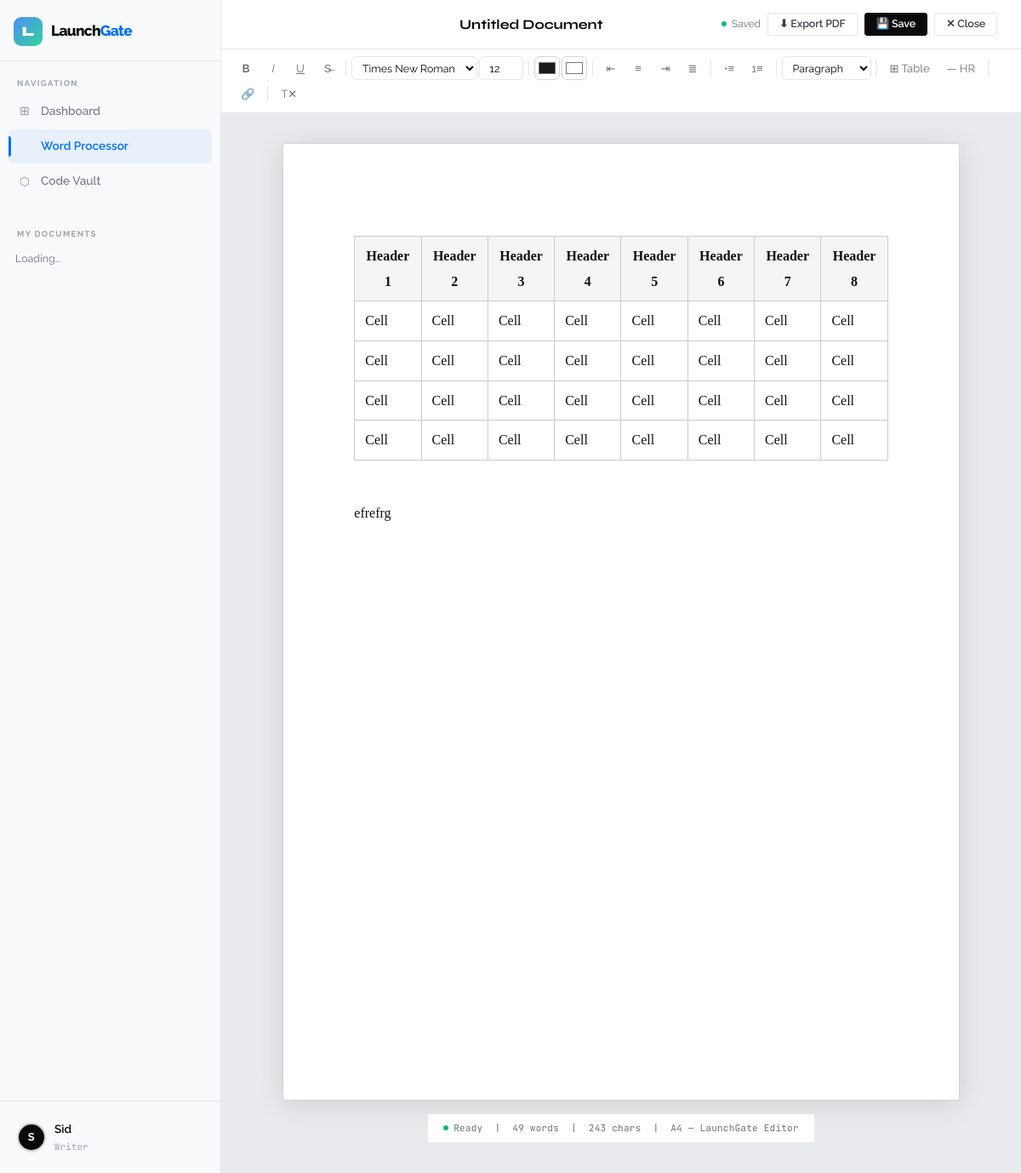
The page /editor/1 (signed in) on the database its author committed.
### tables this page shows
CREATE TABLE documents (
                id          INTEGER PRIMARY KEY AUTOINCREMENT,
                user_id     INTEGER NOT NULL,
                title       TEXT    NOT NULL DEFAULT 'Untitled Document',
                content     TEXT    DEFAULT '',
                updated_at  TEXT    DEFAULT (datetime('now')),
                FOREIGN KEY (user_id) REFERENCES users(id)
            );

### app.py (the view)
@app.route("/editor")
@app.route("/editor/<int:doc_id>")
@login_required
def editor(doc_id=None):
    doc = None
    if doc_id:
        with get_db() as db:
            doc = db.execute("SELECT * FROM documents WHERE id=? AND user_id=?",
                             (doc_id, session["user_id"])).fetchone()
    unread = get_unread_count(session["user_id"])
    return render_template("editor.html", doc=doc, unread=unread)

### app.py (called while the page is built)
def get_db():
    conn = sqlite3.connect(app.config["DATABASE"])
    conn.row_factory = sqlite3.Row
    return conn

def get_unread_count(user_id):
    with get_db() as db:
        row = db.execute(
            "SELECT COUNT(*) AS cnt FROM messages WHERE receiver_id=? AND is_read=0",
            (user_id,)
        ).fetchone()
    return row["cnt"] if row else 0

def login_required(f):
    @wraps(f)
    def decorated(*args, **kwargs):
        if "user_id" not in session:
            return redirect(url_for("login"))
        return f(*args, **kwargs)
    return decorated

### templates/editor.html (shortened to what this page needs)
{% extends "base.html" %}
{% block head %}
<link rel="stylesheet" href="{{ url_for('static', filename='css/style.css') }}">
{% endblock %}
{% block body %}
<aside class="sidebar" id="sidebar">
  <div class="sidebar-logo">
    <div style="display:flex;align-items:center;gap:10px;">
      <div style="width:34px;height:34px;background:linear-gradient(135deg,#4f8ef7,#34d399);border-radius:9px;display:flex;align-items:center;justify-content:center;font-family:'Syne',sans-serif;font-weight:800;font-size:1rem;color:#fff;flex-shrink:0;">L</div>
      <span class="sidebar-logo-text">Launch<span>Gate</span></span>
    </div>
  </div>
  <div class="sidebar-section">
    <div class="sidebar-section-label">Navigation</div>
    <nav class="sidebar-nav">
      <a href="{{ url_for('dashboard') }}" class="sidebar-link">
        <span class="link-icon">⊞</span> Dashboard
      </a>
      <a href="{{ url_for('editor') }}" class="sidebar-link active">
         Word Processor
      </a>
      <a href="{{ url_for('vault') }}" class="sidebar-link">
        <span class="link-icon">⬡</span> Code Vault
      </a>
    </nav>
  </div>
  <div class="sidebar-section" style="margin-top:12px;">
    <div class="sidebar-section-label">My Documents</div>
    <nav class="sidebar-nav" id="docSidebarList">
      <div style="font-size:0.78rem;color:var(--text-3);padding:6px 8px;">Loading…</div>
    </nav>
  </div>
  <div class="sidebar-footer">
    <div class="sidebar-user">
      <div class="user-avatar" style="width:34px;height:34px;font-size:0.8rem;flex-shrink:0;">
        {{ session.username[0].upper() }}
      </div>
      <div class="sidebar-user-info">
        <div class="sidebar-user-name">{{ session.username }}</div>
        <div class="sidebar-user-role">Writer</div>
      </div>
    </div>
  </div>
</aside>
<header class="navbar" style="padding-left:calc(var(--sidebar-w) + 20px);">
  <div class="navbar-brand">
    <input type="text" id="docTitle" value="{{ doc.title if doc else 'Untitled Document' }}"
           style="background:transparent;border:none;font-family:'Syne',sans-serif;font-size:1rem;font-weight:700;color:var(--text);width:260px;border-bottom:1px solid transparent;"
           onfocus="this.style.borderBottomColor='var(--accent)'"
           onblur="this.style.borderBottomColor='transparent'">
  </div>
  <div style="display:flex;align-items:center;gap:8px;margin-left:auto;">
    <div class="save-indicator" id="saveIndicator">
      <div class="save-dot" id="saveDot"></div>
      <span style="font-size:0.75rem;color:var(--text-3);" id="saveText">Saved</span>
    </div>
    <button class="btn btn-ghost btn-sm" id="exportPdfBtn">⬇ Export PDF</button>
    <button class="btn btn-primary btn-sm" id="saveBtn">💾 Save</button>
    <a href="{{ url_for('dashboard') }}" class="btn btn-ghost btn-sm">✕ Close</a>
  </div>
</header>
<div class="editor-outer">
  <div style="flex:1;display:flex;flex-direction:column;overflow:hidden;">
    <div class="editor-toolbar" id="toolbar">
      <button class="toolbar-btn" onclick="fmt('bold')" title="Bold (Ctrl+B)"><b>B</b></button>
      <button class="toolbar-btn" onclick="fmt('italic')" title="Italic (Ctrl+I)"><i>I</i></button>
      <button class="toolbar-btn" onclick="fmt('underline')" title="Underline (Ctrl+U)"><u>U</u></button>
      <button class="toolbar-btn" onclick="fmt('strikeThrough')" title="Strikethrough">S̶</button>
      <select class="toolbar-select" onchange="setFont(this.value)" title="Font">
        <option value="Times New Roman">Times New Roman</option>
      </select>
      <input class="toolbar-font-size" type="number" id="fontSize" value="12" min="6" max="96"
             onchange="setFontSize(this.value)" title="Font size (pt)">
      <input type="color" id="textColor" value="#1a1a1a" title="Text color"
             style="width:30px;height:28px;border:1px solid var(--border-2);border-radius:6px;padding:2px;background:transparent;cursor:pointer;"
             oninput="setTextColor(this.value)">
      <input type="color" id="bgColor" value="#ffffff" title="Highlight color"
             style="width:30px;height:28px;border:1px solid var(--border-2);border-radius:6px;padding:2px;background:transparent;cursor:pointer;"
             oninput="setHighlight(this.value)">
      <button class="toolbar-btn" onclick="fmt('justifyLeft')" title="Align left">⇤</button>
      <button class="toolbar-btn" onclick="fmt('justifyCenter')" title="Center">≡</button>
      <button class="toolbar-btn" onclick="fmt('justifyRight')" title="Align right">⇥</button>
      <button class="toolbar-btn" onclick="fmt('justifyFull')" title="Justify">≣</button>
      <button class="toolbar-btn" onclick="fmt('insertUnorderedList')" title="Bullet list">•≡</button>
      <button class="toolbar-btn" onclick="fmt('insertOrderedList')" title="Numbered list">1≡</button>
      <select class="toolbar-select" onchange="setHeading(this.value)" title="Paragraph style">
        <option value="p">Paragraph</option>
      </select>
      <button class="toolbar-btn" onclick="showTableModal()" title="Insert table">⊞ Table</button>
      <button class="toolbar-btn" onclick="insertHR()" title="Horizontal rule">— HR</button>
      <button class="toolbar-btn" onclick="insertLink()" title="Insert link">🔗</button>
      <button class="toolbar-btn" onclick="clearFormat()" title="Clear formatting">T✕</button>
    </div>
    <div class="editor-main" id="editorMain">
      <div class="writing-sheet" id="editor" contenteditable="true" spellcheck="true">
        {%- if doc and doc.content -%}
          {{ doc.content|safe }}
        {%- endif -%}
      </div>
      <div class="editor-status">
        <div class="save-indicator">
          <div class="save-dot" id="statusDot"></div>
          <span id="statusText">Ready</span>
        </div>
        <span>|</span>
        <span id="wordCount">0 words</span>
        <span>|</span>
        <span id="charCount">0 chars</span>
        <span>|</span>
        <span>A4 — LaunchGate Editor</span>
      </div>
    </div>
  </div>
</div>
{% endblock %}

### templates/editor.html (style rules this page uses)
body { overflow: hidden; }
.editor-outer { display: flex; height: 100vh; padding-top: var(--navbar-h); margin-left: var(--sidebar-w); }

### rows shown on the page
documents: title "Untitled Document", content "Header 1 Header 2 Header 3 Header 4 Header 5 Header 6 Header 7 Header 8 Cell Cell Cell Cell Cell Cell Cell Cell Cell Cell Cell Cell Cell Cell Cell Cell Cell Cell Cell Cell Cell Cell Cell Cell Cell Cell Cell Cell Cell Cell Cell Cell efrefrg"

### other values the page prints
{{ session.username[0].upper() }} "S"
{{ session.username }} "Sid"
